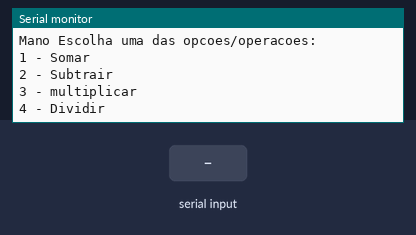
The sketch below on a simulated Arduino Mega 2560, built with avr-gcc and run on an emulated ATmega2560. Parts: the last lines printed to the serial monitor. The test bench sets the inputs (shaded band).

Above: at 0.9 s.
1.0 s: "s" received over Serial
At 3.2 s:
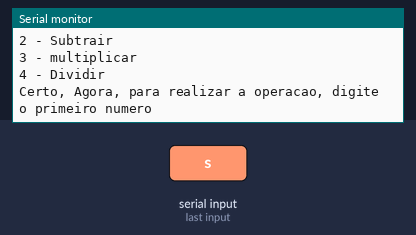
3.5 s: "90,45,200\n" received over Serial
At 5.0 s:
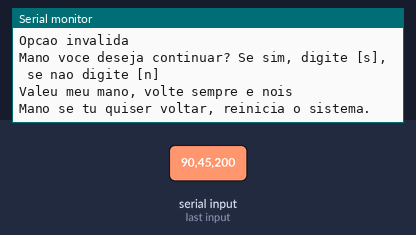

The sketch:

calculadora_com_menu1__1_.ino
```cpp
float resultado;
int escolhaDaOperacao;
int contador;


float somar(float numero1, float numero2){
  return(numero1 + numero2);
}

float Subtrair(float numero1, float numero2){
  return (numero1 - numero2);
}

float multiplicar(float numero1, float numero2){
  return(numero1 * numero2);
}


float Dividir(float numero1, float numero2){
  return(numero1 / numero2);
}


void setup()
{
  Serial.begin(9600);

  float numero1 = 0.0; // variavel local
  float numero2 = 0.0;

  do{
    Serial.println("Oba,Bem-vindo (a) a calculadora mega inteligente : Valeu por usar.");
    Serial.println("Mano Escolha uma das opcoes/operacoes:");
    Serial.println("1 - Somar");
    Serial.println("2 - Subtrair");
    Serial.println("3 - multiplicar");
    Serial.println("4 - Dividir");

    while(!Serial.available());{} //Espera o usuário digitar

    escolhaDaOperacao = Serial.parseInt(); // Armazena o que o usuário digitou na variavel

    Serial.println("Certo, Agora, para realizar a operacao, digite o primeiro numero");
    while(!Serial.available());{} //Espera o usuário digitar
    numero1 = Serial.parseFloat();

    Serial.println("Agora, digite o segundo numero");
    while(!Serial.available());{} //Espera o usuário digitar
    numero2 = Serial.parseFloat();


    switch(escolhaDaOperacao){
      case 1:

      	resultado = somar(numero1, numero2);
      	Serial.println("WOW! O resultado foi:" + String(resultado));
      	break;

      case 2:
      	resultado = Subtrair(numero1, numero2);
      	Serial.println("WOW! O resultado foi:" + String(resultado));
      	break;

      case 3:
      	resultado = multiplicar(numero1, numero2);
      	Serial.println("WOW! O resultado foi:" + String(resultado));

      	break;

      case 4:
      	resultado = Dividir(numero1, numero2);
      	Serial.println("WOW! O resultado foi:" + String(resultado));

      	break;

      default:
      	Serial.println("Opcao invalida");
    }

    Serial.println("Mano voce deseja continuar? Se sim, digite [s], se nao digite [n]");
    while(!Serial.available());{} //Esperar o usuario digitar

    if (Serial.readString() == "s"){
      contador++;
    }
    else{
      contador = 0;
      Serial.println("Valeu meu mano, volte sempre e nois");
      Serial.println("Mano se tu quiser voltar, reinicia o sistema.");
    }

  }
  while(contador != 0);
}

void loop()
{}
```

Measured:
- after the input at 1.0 s, the serial monitor: prints a new line after 1.0 s (image 1)
- after the input at 3.5 s, the serial monitor: prints a new line at once (image 2)
